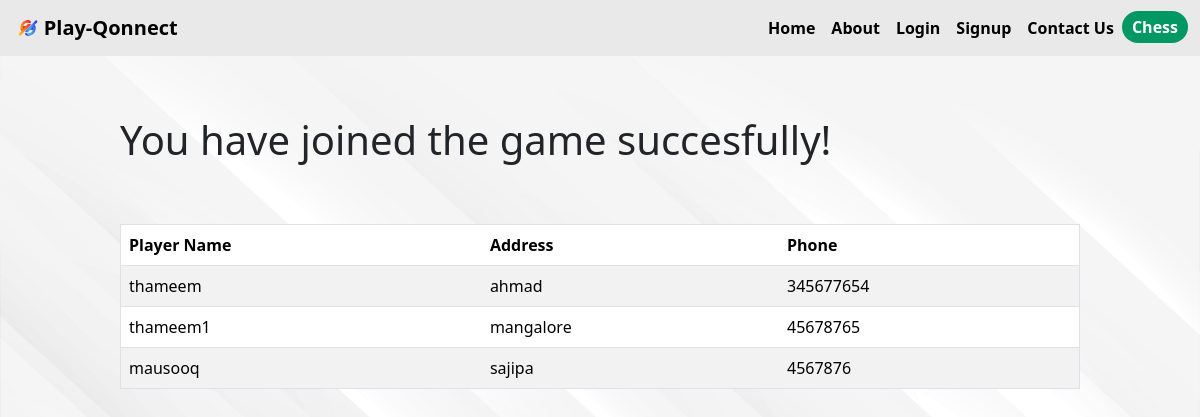
Screenshot of /game/1/players_list (signed in) with the database file from the repository.
### app.py (models this page shows)
class Player(db.Model):
    id = db.Column(db.Integer, primary_key=True)
    game_id = db.Column(db.Integer, db.ForeignKey('game.id'), nullable=False)
    player_name = db.Column(db.String(255), nullable=False)
    player_address = db.Column(db.String(255), nullable=False)
    player_phone = db.Column(db.String(15), nullable=True)

### app.py (the view)
@app.route('/game/<int:game_id>/players_list')
@login_required
def players_list(game_id):
    game = Game.query.get_or_404(game_id)
    players = game.players
    return render_template('players_list.html', players=players)

### app.py (called while the page is built)
@login_manager.user_loader
def load_user(user_id):
    return User.query.get(int(user_id))

### templates/players_list.html
{% extends 'layout.html' %} {% block title %} Players List {% endblock title %}
{% block body %}
<h1 class="turftab">You have joined the game succesfully!</h1>
<div class="turftab">
  <table border="1" class="table table-striped">
    <thead>
      <tr>
        <th>Player Name</th>
        <th>Address</th>
        <th>Phone</th>
      </tr>
    </thead>
    <tbody>
      {% for player in players %}
      <tr>
        <td>{{ player.player_name }}</td>
        <td>{{ player.player_address }}</td>
        <td>{{ player.player_phone }}</td>
      </tr>
      {% endfor %}
    </tbody>
  </table>
</div>
{% endblock body %}

### static/css/style.css (style rules this page uses)
html, body { overflow-x: hidden; }
body { background-image: url(../img/17580.jpg); background-size: 100% 180%; background-repeat: no-repeat; object-fit: cover; scroll-behavior: smooth; }
.turftab { width: 80%; margin: auto; margin-top: 5%; }

### rows the page displays
Player: player_name "thameem", player_address "ahmad", player_phone "345677654"
Player: player_name "thameem1", player_address "mangalore", player_phone "45678765"
Player: player_name "mausooq", player_address "sajipa", player_phone "4567876"
